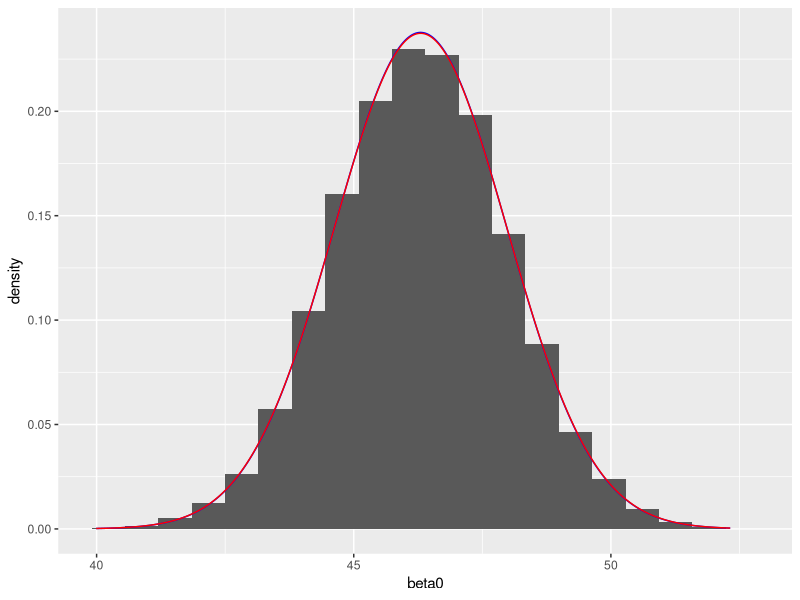
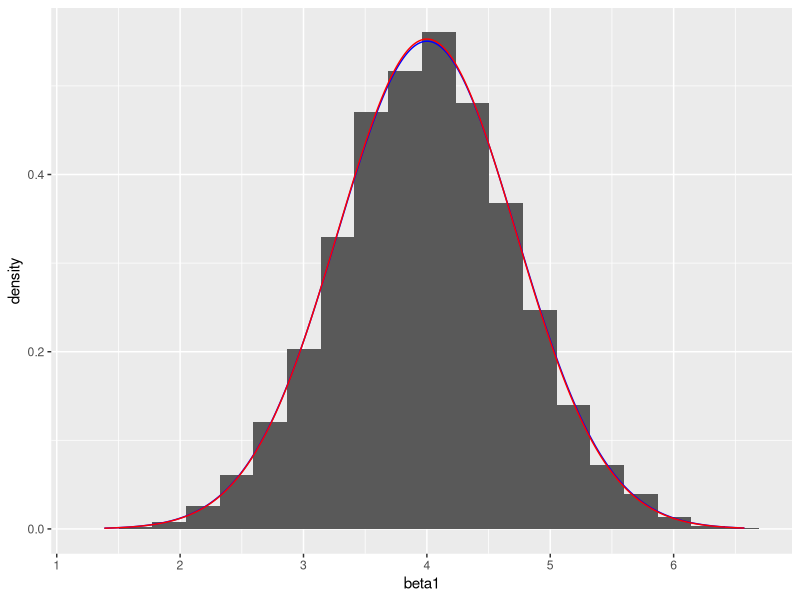
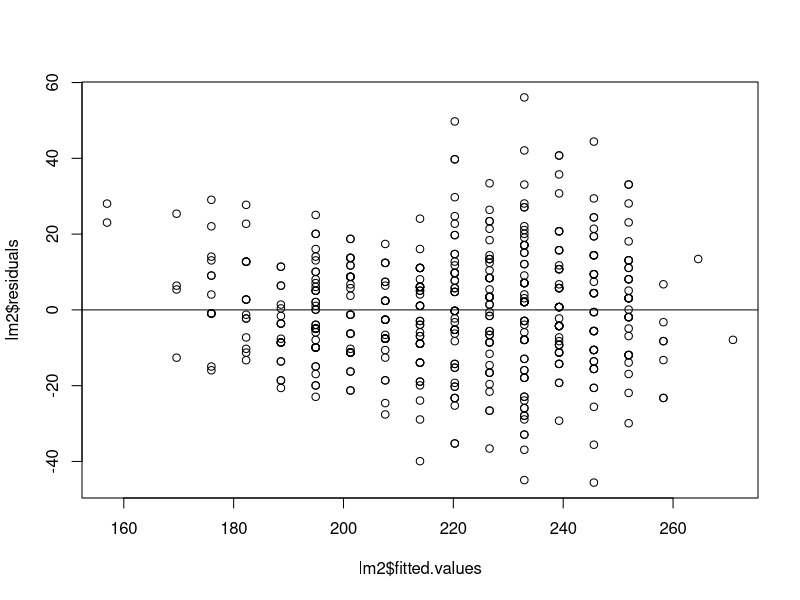
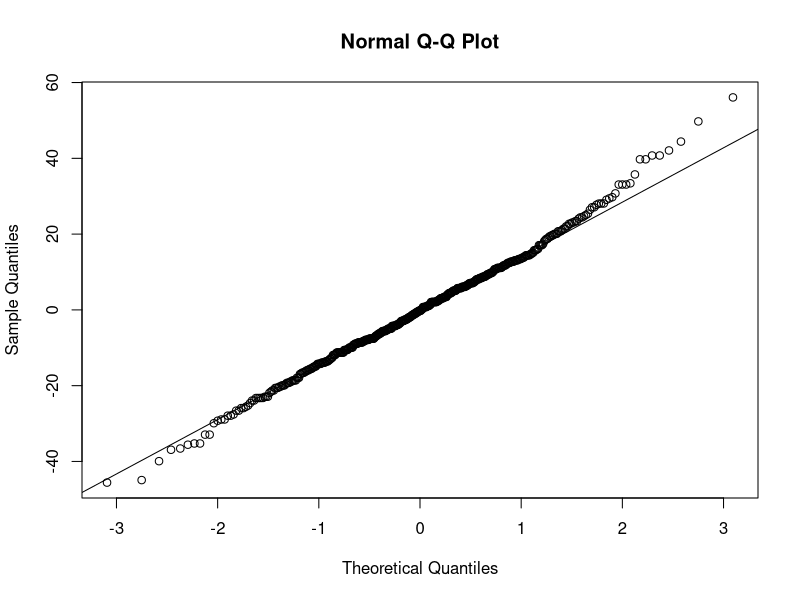

The R source for these figures, in order: (Note: this script raises an error after producing the figures.)
## ---- chunk 1
knitr::opts_chunk$set(echo = TRUE)
library(tidyverse)
## ---- chunk 2
data <- read.table("vote-1.txt", header = TRUE)
set.seed(1006740216)

## step1
n = nrow(data)
x = data$growth
e = rnorm(n,0,3.9)
y = 46.3 + 4*x + e

## step2
lm = lm(y~x)
## ---- chunk 3
summary(lm)
mean(x)
## ---- chunk 4
qt(0.975, n-2)
44.44451 + qt(0.975, n-2) * sqrt((1/n + ((0.1 - mean(x))^2 / sum((x - mean(x))^2))) * 4.358^2 )
44.44451 - qt(0.975, n-2) * sqrt((1/n + ((0.1 - mean(x))^2 / sum((x - mean(x))^2))) * 4.358^2 )
## ---- chunk 5
predict(lm, data.frame(x=0.1) ,interval = "confidence")
## ---- chunk 6
set.seed(1006740216)
beta0 <- c()
beta1 <- c()

for (i in 1:10000){
  
 x = data$growth
 e = rnorm(n,0,3.9)
 y = 46.3 + 4*x + e
 lm = lm(y~x)

beta0[i] = summary(lm)$coefficients[1]
beta1[i] = summary(lm)$coefficients[2]
}
 
## ---- chunk 7
mean0 = 46.3
sd0 = sqrt(3.9^2 * (1/n+(mean(x))^2/sum((x-mean(x))^2)))
sd0
meannew = mean(beta0)
meannew
sdnew = sd(beta0)
sdnew
## ---- chunk 8
ggplot(data.frame(beta0), aes(beta0)) + 
  geom_histogram(bins=20, aes(y=..density..)) + 
  stat_function(fun = dnorm , n = 10000, args = list(mean = meannew, sd = sdnew), col = 'blue') +
  stat_function(fun = dnorm , n = 10000, args = list(mean = mean0, sd = sd0), col = 'red')
## ---- chunk 9
mean1 = 4
sd1 = sqrt(3.9^2/sum((x-mean(x))^2))
sd1
meannew1 = mean(beta1)
meannew1
sdnew1 = sd(beta1)
sdnew1
## ---- chunk 10
ggplot(data.frame(beta1), aes(beta1)) + geom_histogram(bins=20, aes(y=..density..))  + stat_function(fun = dnorm , n = 10000, args = list(mean = meannew1, sd = sdnew1), col = 'blue') + stat_function(fun = dnorm , n = 10000, args = list(mean = mean1, sd = sd1), col = 'red')
## ---- chunk 11

num = 0
eyx = 46.7

for (i in 1:10000){
  
 x = data$growth
 e = rnorm(n, 0, 3.9)
 y = 46.3 + 4*x + e
 lm = lm(y~x)
 
 conf1 = predict(lm, data.frame(x=0.1) ,interval = "confidence")
 
 low = conf1[2]
 high = conf1[3]
 
 if (eyx<high & eyx>low) {
   num = num + 1
   }
 
}

num/10000
## ---- chunk 12
data2 <- read.csv("NBAhtwt.csv")
head(data2)

n = 505
x = data2$Height
y = data2$Weight
lm2 = lm(y~x)

summary(lm2)
## ---- chunk 13
-279.8693 + 6.3307 * 74
## ---- chunk 14
qt(0.975, n-2)
188.6025 + qt(0.975, 503) * sqrt((1/n + (74 - mean(x))^2 / sum((x - mean(x))^2)) * 15.24^2 )
188.6025 - qt(0.975, 503) * sqrt((1/n + (74 - mean(x))^2 / sum((x - mean(x))^2)) * 15.24^2 )

## ---- chunk 15
n = 505
x = data2$Height
y = data2$Weight
lm2 = lm(y~x)
predict(lm2, data.frame(x=74) ,interval = "confidence")
## ---- chunk 16
qt(0.975, n-2)
188.6025 + qt(0.975, n-2) * sqrt((1+ 1/n + (74 - mean(x))^2 / sum((x - mean(x))^2)) * 15.24^2 )
188.6025 - qt(0.975, n-2) * sqrt((1+ 1/n + (74 - mean(x))^2 / sum((x - mean(x))^2)) * 15.24^2 )
## ---- chunk 17
predict(lm2, data.frame(x=74) ,interval = "predict")
## ---- chunk 18
anova(lm2)
## ---- chunk 19
240985/(240985 + 116782)
## ---- chunk 20
plot(lm2$fitted.values, lm2$residuals)
abline(c(0,0))
## ---- chunk 21
qqnorm(lm2$residuals)
qqline(lm2$residuals)
## ---- chunk 22
shapiro.test(lm2$residuals)
## ---- chunk 23
data3 <- data2 %>% mutate(belowmedian = Height<median(Height))
data3_1 <- data3 %>% filter(belowmedian)
data3_2 <- data3 %>% filter(!belowmedian)
glimpse(data3_1)
glimpse(data3_2)
## ---- chunk 24
n1 <- nrow(data3_1)
n2 <- nrow(data3_2)
lm3_1 <- lm(Weight ~ Height, data3_1)
lm3_2 <- lm(Weight ~ Height, data3_2)
di1 <- abs(lm3_1$residuals - median(lm3_1$residuals))
di2 <- abs(lm3_2$residuals - median(lm3_2$residuals))
d1 <- mean(di1)
d2 <- mean(di2)
s1_sq <- var(di1)
s2_sq <- var(di2)
var <- ((n1-1)*s1_sq + (n2-1)*s2_sq) / (n1 + n2 -2)
(d1 - d2) / sqrt(var*(1/n1 + 1/n2))
qt(0.975, n1 + n2 -2)
## ---- chunk 25
library(MASS)
result = boxcox(lm)
lambda = result$x[which.max(result$y)]
X = data2$Height
Y = data2$Weight
k2 = exp(sum(log(y)) / n)
k1 = 1 / (lambda * k2^(lambda - 1))
w = k1 * (y^lambda - 1)
newlm = lm(w ~ X)
## ---- chunk 26
qqnorm(newlm$residuals)
qqline(newlm$residuals)
## ---- chunk 27
shapiro.test(newlm$residuals)
## ---- chunk 28
data3 <- data2 %>% mutate(belowmedian = Height<median(Height)) %>% mutate(w = k1 * (Weight^lambda - 1))
data3_1 <- data3 %>% filter(belowmedian)
data3_2 <- data3 %>% filter(!belowmedian)
glimpse(data3_1)
glimpse(data3_2)
## ---- chunk 29
n1 <- nrow(data3_1)
n2 <- nrow(data3_2)
lm3_1 <- lm(w ~ Height, data3_1)
lm3_2 <- lm(w ~ Height, data3_2)
di1 <- abs(lm3_1$residuals - median(lm3_1$residuals))
di2 <- abs(lm3_2$residuals - median(lm3_2$residuals))
d1 <- mean(di1)
d2 <- mean(di2)
s1_sq <- var(di1)
s2_sq <- var(di2)
var <- ((n1-1)*s1_sq + (n2-1)*s2_sq) / (n1 + n2 -2)
(d1 - d2) / sqrt(var*(1/n1 + 1/n2))
qt(0.975, n1 + n2 -2)
